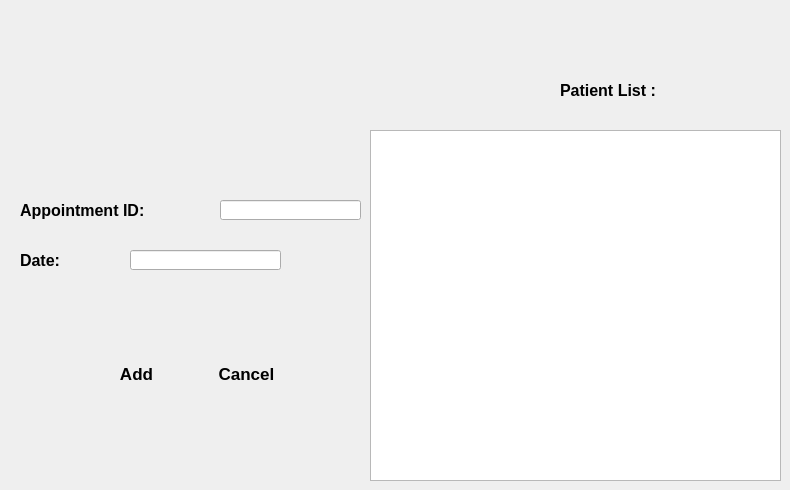
   <widget class="QWidget" name="page_5">
    <widget class="QLineEdit" name="lineEdit_appointmentid">
     <property name="geometry">
      <rect>
       <x>220</x>
       <y>200</y>
       <width>141</width>
       <height>20</height>
      </rect>
     </property>
     <property name="text">
      <string/>
     </property>
    </widget>
    <widget class="QLabel" name="label_12">
     <property name="geometry">
      <rect>
       <x>20</x>
       <y>200</y>
       <width>191</width>
       <height>21</height>
      </rect>
     </property>
     <property name="font">
      <font>
       <pointsize>12</pointsize>
       <weight>75</weight>
       <bold>true</bold>
       <kerning>true</kerning>
      </font>
     </property>
     <property name="text">
      <string>Appointment ID:</string>
     </property>
    </widget>
    <widget class="QLabel" name="label_13">
     <property name="geometry">
      <rect>
       <x>560</x>
       <y>80</y>
       <width>161</width>
       <height>21</height>
      </rect>
     </property>
     <property name="font">
      <font>
       <pointsize>12</pointsize>
       <weight>75</weight>
       <bold>true</bold>
       <kerning>true</kerning>
      </font>
     </property>
     <property name="text">
      <string>Patient List :</string>
     </property>
    </widget>
    <widget class="QLabel" name="label_14">
     <property name="geometry">
      <rect>
       <x>20</x>
       <y>250</y>
       <width>81</width>
       <height>21</height>
      </rect>
     </property>
     <property name="font">
      <font>
       <pointsize>12</pointsize>
       <weight>75</weight>
       <bold>true</bold>
       <kerning>true</kerning>
      </font>
     </property>
     <property name="text">
      <string>Date:</string>
     </property>
    </widget>
    <widget class="QLineEdit" name="lineEdit_dateappointment">
     <property name="geometry">
      <rect>
       <x>130</x>
       <y>250</y>
       <width>151</width>
       <height>20</height>
      </rect>
     </property>
     <property name="text">
      <string/>
     </property>
    </widget>
    <widget class="QTableView" name="tableView_patientappintment">
     <property name="geometry">
      <rect>
       <x>370</x>
       <y>130</y>
       <width>411</width>
       <height>351</height>
      </rect>
     </property>
     <property name="styleSheet">
      <string notr="true">background-image: url(:/img/white.jpg);</string>
     </property>
    </widget>
    <widget class="QPushButton" name="pushButtonhome_cancelp5">
     <property name="geometry">
      <rect>
       <x>200</x>
       <y>360</y>
       <width>93</width>
       <height>28</height>
      </rect>
     </property>
     <property name="font">
      <font>
       <pointsize>13</pointsize>
       <weight>75</weight>
       <bold>true</bold>
      </font>
     </property>
     <property name="styleSheet">
      <string notr="true">QPushButton{

     background: qlineargradient(x1: 0, y1: 0, x2: 0, y2: 1,
                                 stop: 0 #f7f7f7, stop: 0.4 #f0f0f0,
                                 stop: 0.5 #e8e8e8, stop: 1.0 #dcdcdc);
border-radius:5px;
border-radius:5px;

}



QPushButton:hover{
background:   qlineargradient(x1: 0, y1: 0, x2: 0, y2: 1,
                                 stop: 0 #1b83fe, stop: 0.4 #4399fe,
                                 stop: 0.5 #5da7fe, stop: 1.0 #77b5fe);
color:white;
}</string>
     </property>
     <property name="text">
      <string>Cancel</string>
     </property>
    </widget>
    <widget class="QPushButton" name="pushButtonhome_addp5">
     <property name="geometry">
      <rect>
       <x>90</x>
       <y>360</y>
       <width>93</width>
       <height>28</height>
      </rect>
     </property>
     <property name="font">
      <font>
       <pointsize>13</pointsize>
       <weight>75</weight>
       <bold>true</bold>
      </font>
     </property>
     <property name="styleSheet">
      <string notr="true">QPushButton{

     background: qlineargradient(x1: 0, y1: 0, x2: 0, y2: 1,
                                 stop: 0 #f7f7f7, stop: 0.4 #f0f0f0,
                                 stop: 0.5 #e8e8e8, stop: 1.0 #dcdcdc);
border-radius:5px;
border-radius:5px;

}



QPushButton:hover{
background:   qlineargradient(x1: 0, y1: 0, x2: 0, y2: 1,
                                 stop: 0 #1b83fe, stop: 0.4 #4399fe,
                                 stop: 0.5 #5da7fe, stop: 1.0 #77b5fe);
color:white;
}</string>
     </property>
     <property name="text">
      <string>Add</string>
     </property>
    </widget>
   </widget>
